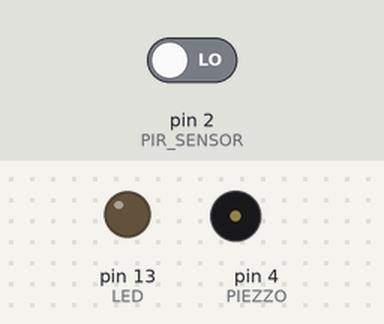
A sketch run on a simulated Arduino Uno, built with avr-gcc and run on an emulated ATmega328P. Parts: output pins drawn as LEDs (lit = HIGH), buzzer (waves = sounding). The inputs (shaded band) are chosen by the test bench; at power-on: pin 2 (PIR_SENSOR) LOW.

Above: at 9.2 s.
9.3 s: pin 2 (PIR_SENSOR) driven HIGH
At 10.6 s:
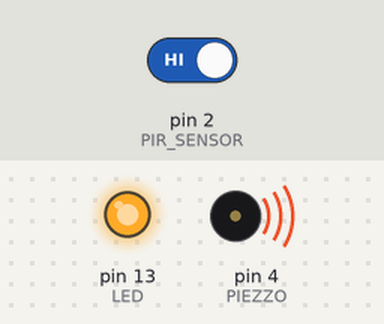
At 16.3 s:
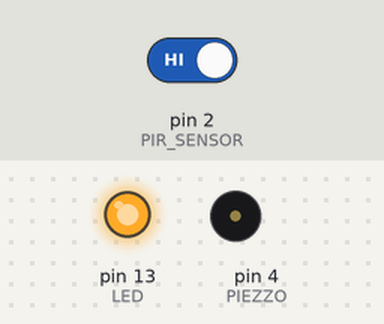
Timing chart, 0 to 16.8 s (numbered marks = the images above; inputs shaded):
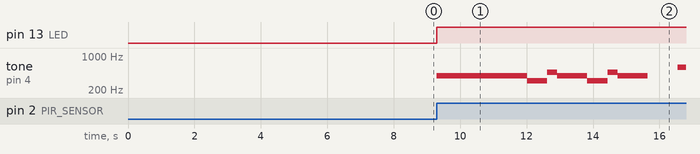

The sketch:

homealarm.ino
```cpp
/*
 * Unlocked the door is
 * As I lost my keys
 * In my bed I cannot sleep
 * I am scared like a sheep
 * Dear Arduino, help me
 * PIR sensor, I trust thee
 * With my piezzo forces unite
 * In case trespassers interrupt my night.
*/

// Pins
#define PIR_SENSOR 2
#define PIEZZO 4
#define LED LED_BUILTIN

// Alarm playback
typedef struct {
    unsigned long duration;
    unsigned int frequency;
} Note;

const unsigned int TEMPO = 120; // bpm
#define FREQ_PAUSE 0
#define FREQ_G4  392  // Hz
#define FREQ_Eb4 311
#define FREQ_Bb4 466
#define FREQ_Gb4 369
#define FREQ_Eb5 622
#define FREQ_D5 587

void fireAlarm();

bool ignoreFirstHighSignal = false;

void setup() {
    pinMode(PIR_SENSOR, INPUT);
    pinMode(PIEZZO, OUTPUT);
    pinMode(LED, OUTPUT);

    delay(8000); // enables one to setup the device before it triggers the alarm
    if (digitalRead(PIR_SENSOR) == HIGH) {
        // sometimes the sensor is high
        // at the beginning
        // for some period of time
        ignoreFirstHighSignal = true;
    }
}

void loop() {
    int signalState = digitalRead(PIR_SENSOR);
    if (ignoreFirstHighSignal && signalState == LOW) {
        // first high signal has now gone low
        // proceed as usual
        ignoreFirstHighSignal = false;
    } else if (signalState == HIGH) {
        digitalWrite(LED, HIGH);
        fireAlarm();
    }
}

void fireAlarm() {
    unsigned long beatDuration = (1000 * TEMPO) / 60; // milliseconds

    Note melody[] = {
            Note {beatDuration, FREQ_G4},
            Note {2*beatDuration/3, FREQ_G4},
            Note {beatDuration/3, FREQ_G4},
            Note {beatDuration, FREQ_G4},
            Note {2*beatDuration/3, FREQ_Eb4},
            Note {beatDuration/3, FREQ_Bb4},
            Note {beatDuration, FREQ_G4},
            Note {2*beatDuration/3, FREQ_Eb4},
            Note {beatDuration/3, FREQ_Bb4},
            Note {beatDuration, FREQ_G4},
            Note {beatDuration, FREQ_PAUSE},
            Note {beatDuration, FREQ_D5},
            Note {2*beatDuration/3, FREQ_D5},
            Note {beatDuration/3, FREQ_D5},
            Note {beatDuration, FREQ_D5},
            Note {2*beatDuration/3, FREQ_Eb5},
            Note {beatDuration/3, FREQ_Bb4},
            Note {beatDuration, FREQ_Gb4},
            Note {2*beatDuration/3, FREQ_Eb4},
            Note {beatDuration/3, FREQ_Bb4},
            Note {beatDuration, FREQ_G4},
            Note {beatDuration, FREQ_PAUSE}
    };
    int melodyNotesCount = sizeof(melody)/sizeof(Note);

    while (true) {
        for (int i=0; i < melodyNotesCount; i++) {
            if (melody[i].frequency == FREQ_PAUSE) {
                noTone(PIEZZO);
            } else {
                tone(PIEZZO, melody[i].frequency, melody[i].duration);
            }
            delay(melody[i].duration);
        }
    }
}
```

Measured:
- after the input at 9.3 s, pin 13 (LED): LOW → HIGH at once; tone on pin 4 (PIEZZO): plays 392 Hz for 2.7 s, 311 Hz for 0.60 s, 466 Hz for 0.30 s, 392 Hz for 0.91 s, 311 Hz for 0.60 s, 466 Hz for 0.30 s … (8 notes in this stretch), starting at once
